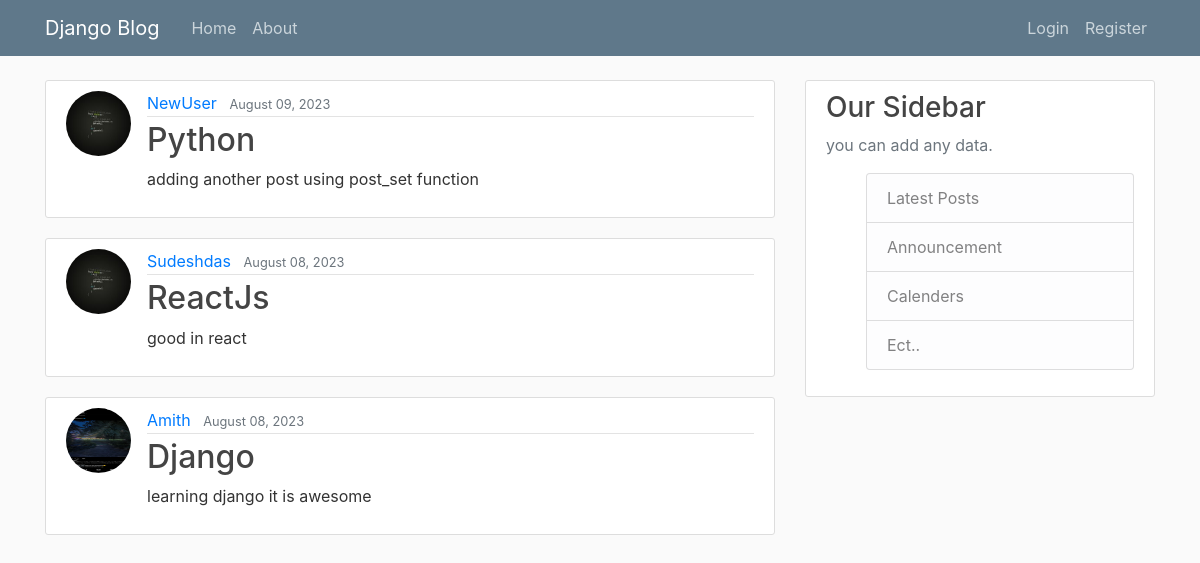
/, run on an earlier commit of the app's database.
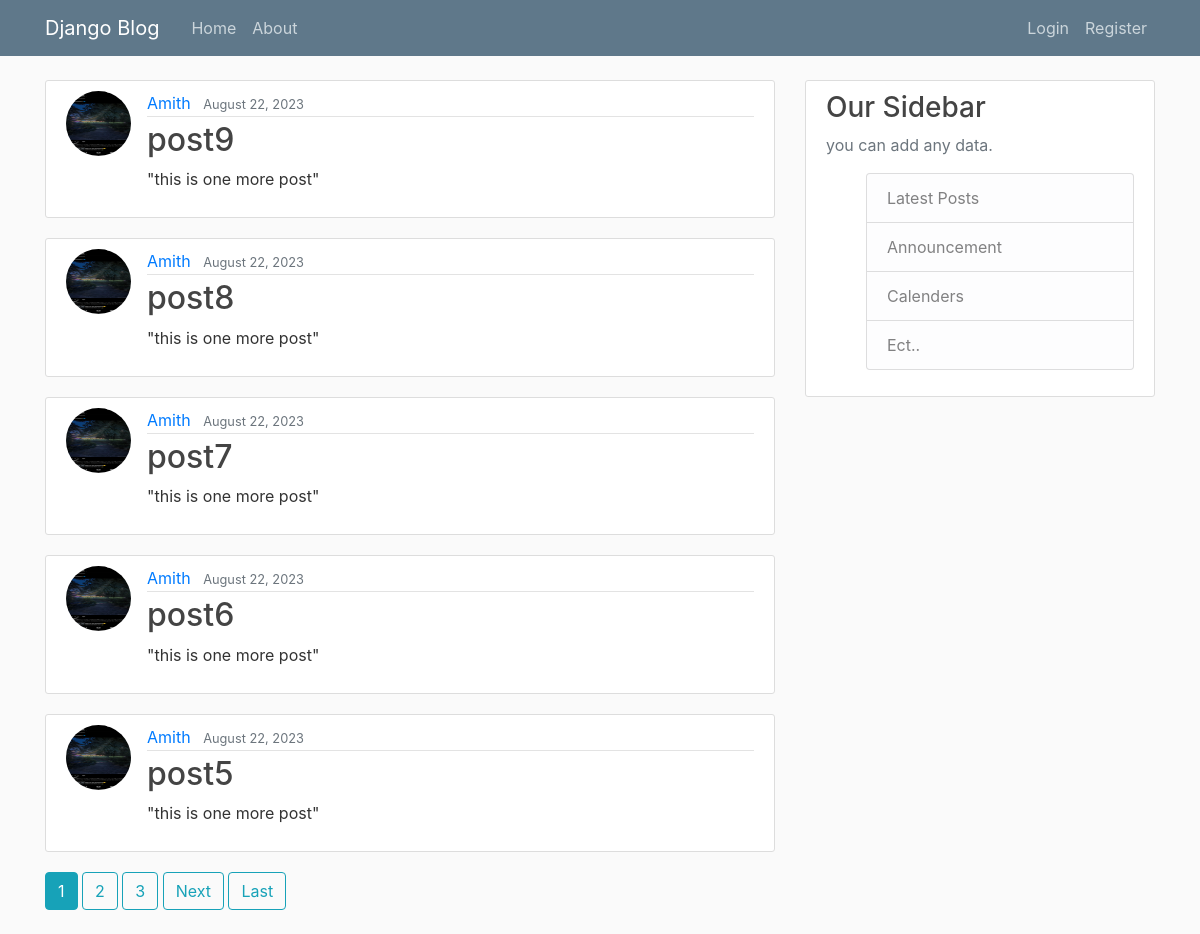
And on a later commit of the database.
### blog/models.py (models this page shows, shortened)
class Post(models.Model):
    title = models.CharField(max_length=100)
    content = models.TextField()
    date_posted = models.DateTimeField(default=timezone.now)
    author = models.ForeignKey(User, on_delete=models.CASCADE)

### users/models.py (models this page shows, shortened)
class Profile(models.Model):
      user = models.OneToOneField(User, on_delete=models.CASCADE)
      image = models.ImageField(default="default.jpg",upload_to='profile_pics')

### blog/views.py (the view)
# urls.py: path('', PostListView.as_view(), name='blog-home'), # "if we are passing the class based views we cannot pas sthe class name, we user classname.as_view()"
class PostListView(ListView):
    model = Post
    template_name= 'blog/home.html' # <app>/<model>_<viewtype>.html
    context_object_name = 'posts'  # this is the name of the class that will be created for the post list view[how we have a variable in home function 'posts' in the same way we create the a object variable for class to know that it has its variable to get the objects.
    paginate_by = 5  # this is the number of posts that we want to display per page.
    ordering = ['-date_posted']  # this is the order of the posts that we want to display.[newest first]

### blog/templates/blog/home.html (shortened to what this page needs)
{% extends 'blog/base.html' %}
{% block content %}
    {% for post in posts %}
        <article class = "media content-section">
            <img class ='rounded-circle article-img' src="{{ post.author.profile.image.url }}">
            <div class = "media-body">
                <div class = "article-metadata">
                    <a class ="mr-2" href="#">{{post.author}}</a>
                    <small class ="text-muted">{{post.date_posted|date:"F d, Y"}}</small>
                </div>
                <h2><a class = "article-title" href="{% url 'post-detail' post.id %}">{{post.title}}</a></h2>
                <p class = "article-content">{{post.content}}</p>
            </div>
        </article>
    {% endfor %}
    {% if is_paginated %}
            {% if page_obj.number == num %}
                <a class = 'btn btn-info mb-4' href="?page={{ num }}">{{ num }}</a>
            {% elif num > page_obj.number|add:'-3' and num < page_obj.number|add:'3' %}
                <a class = 'btn btn-outline-info mb-4' href="?page={{ num }}">{{ num }}</a>
            {% endif %}
            {% if page_obj.has_next %}
                <a class = 'btn btn-outline-info mb-4' href="?page={{page.obj.next_page_number}}">Next</a>
                <a class ='btn btn-outline-info mb-4' href="?page={{ page_obj.paginator.num_pages }}">Last</a>
            {% endif %}
    {% endif%}
{% endblock content %}

### blog/templates/blog/base.html (shortened to what this page needs)
{% load static %}
<!DOCTYPE html>
<html>
    <head>
        <link rel="stylesheet" href="https://cdn.jsdelivr.net/npm/bootstrap@4.0.0/dist/css/bootstrap.min.css">
        <link rel="stylesheet" type="text/css" href="{% static 'blog/main.css' %}">
        <body>
            <header class = "site-header">
                <nav class = "navbar navbar-expand-md navbar-dark bg-steel fixed-top">
                    <div class = "container">
                        <a class = "navbar-brand mr-4", href="{% url 'blog-home' %}">Django Blog</a>
                        <div class = "collapse navbar-collapse" id = "navbarToggler">
                            <div class = "navbar-nav mr-auto">
                                <a class = "navbar-item nav-link" href="{% url 'blog-home'%}">Home</a>
                                <a class = "navbar-item nav-link" href="{% url 'blog-about' %}">About</a>
                            </div>
                            <div class = "navbar-nav">
                            {% if user.is_authenticated%}:
                            <a class = "nav-item nav-link" href="{%url 'post-create' %}"> New Post</a>
                            <a class = "nav-item nav-link" href="{%url 'profile' %}">Profile</a>
                            <a class = "nav-item nav-link" href="{%url 'logout' %}">Logout</a>
                            {% else %}
                                <a class = "nav-item nav-link" href="{%url 'login' %}">Login</a>
                                <a class = "nav-item nav-link" href="{% url 'register' %}">Register</a>
                            {% endif %}
                            </div>
                        </div>
                    </div>
                </nav>
            </header>
            <main role = "main" class = "container">
                <div class = "row">
                    <div class = "col-md-8">
                        {% block content %}{% endblock content %}
                    </div>
                    <div class = "col-md-4">
                        <div class = "content-section">
                            <h3> Our Sidebar</h3>
                            <p class = 'text-muted'> you can add any data.
                            <ul class = "list group">
                                <l1 class = 'list-group-item list-group-item-light'>Latest Posts</l1>
                                <li class = "list-group-item list-group-item-light"> Announcement</li>
                                <li class = "list-group-item list-group-item-light">Calenders</li>
                                <li class = "list-group-item list-group-item-light">Ect..</li>
                            </ul>
                            </p>
                        </div>
                    </div>
                </div>
            </main>
        </body>
    </head>
</html>

### blog/static/blog/main.css (style rules this page uses)
body { background: #fafafa; color: #333; margin-top: 5rem; }
h1, h2, h3, h4, h5, h6 { color: #444; }
ul { margin:0; }
.bg-steel { background-color: #5f788a; }
.site-header .navbar-nav .nav-link { color: #cbd5db; }
.content-section { background: #fff; padding: 10px 20px;; border: 1px solid #ddd; border-radius: 3px; margin-bottom: 20px; }
.article-title { color: #444444; }
.article-content { white-space: pre-line; }
.article-img { height: 65px; width: 65px; margin-right: 16px; }
.article-metadata { padding-bottom: 1px; margin-bottom: 4px; border-bottom: 1px solid #e3e3e3 }

What changed in the data, as far as the page shows it:
no longer on this page (row unchanged): Post: author.profile.image (placeholder picture), author "NewUser", date_posted "August 09, 2023", title "Python", content "adding another post using post_set function"
no longer on this page (row unchanged): Post: author.profile.image (placeholder picture), author "Sudeshdas", date_posted "August 08, 2023", title "ReactJs", content "good in react"
no longer on this page (row unchanged): Post: author.profile.image (picture), author "Amith", date_posted "August 08, 2023", title "Django", content "learning django it is awesome"
added Post: author.profile.image (picture), author "Amith", date_posted "August 22, 2023", title "post9", content "\"this is one more post\""
added Post: author.profile.image (picture), author "Amith", date_posted "August 22, 2023", title "post8", content "\"this is one more post\""
added Post: author.profile.image (picture), author "Amith", date_posted "August 22, 2023", title "post7", content "\"this is one more post\""
added Post: author.profile.image (picture), author "Amith", date_posted "August 22, 2023", title "post6", content "\"this is one more post\""
added Post: author.profile.image (picture), author "Amith", date_posted "August 22, 2023", title "post5", content "\"this is one more post\""
Also different on the page:
new list line: "1"
new list line: "2"
new list line: "3"
text now shown: "Next Last"
